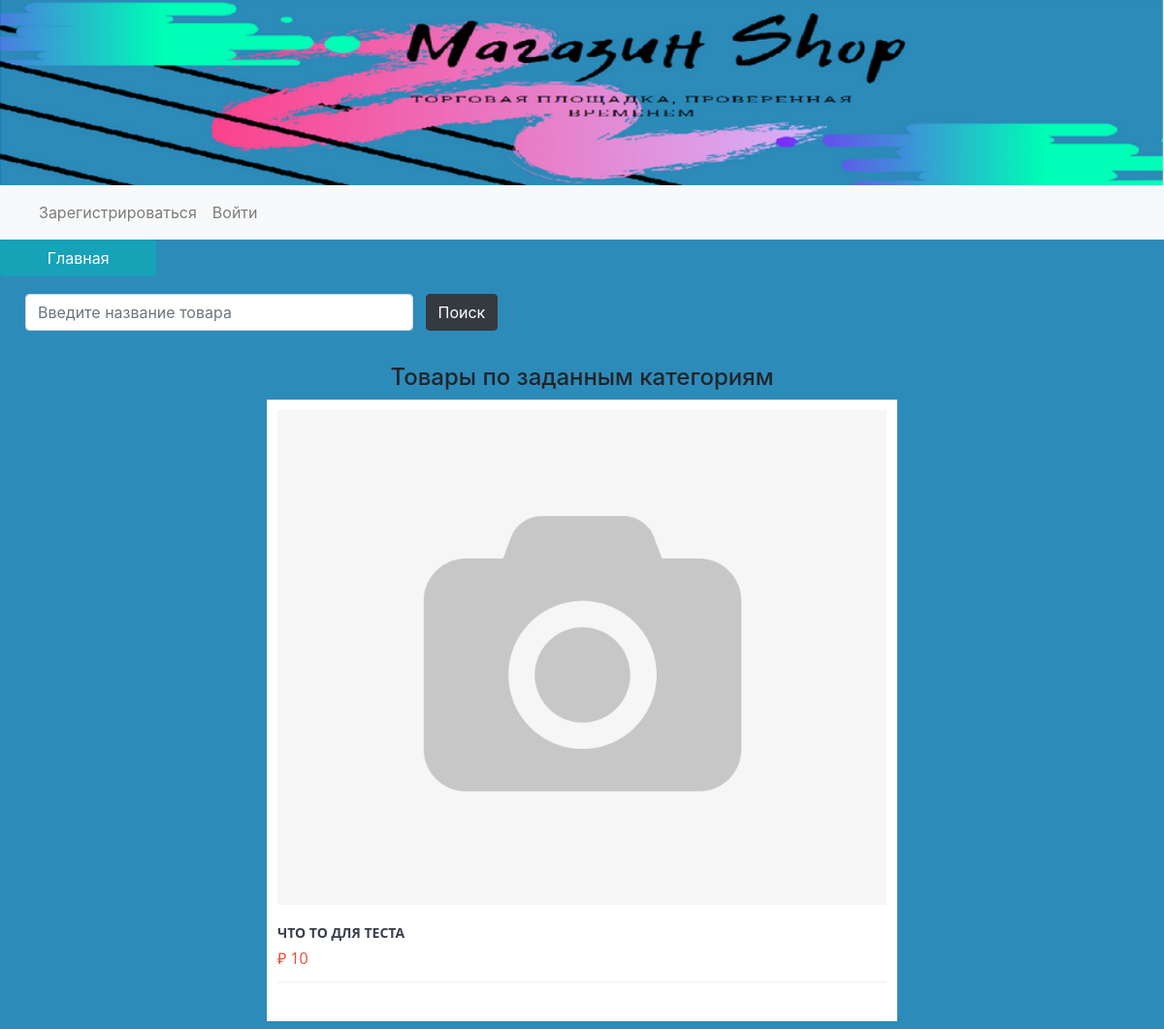
Before: / with the older database file.
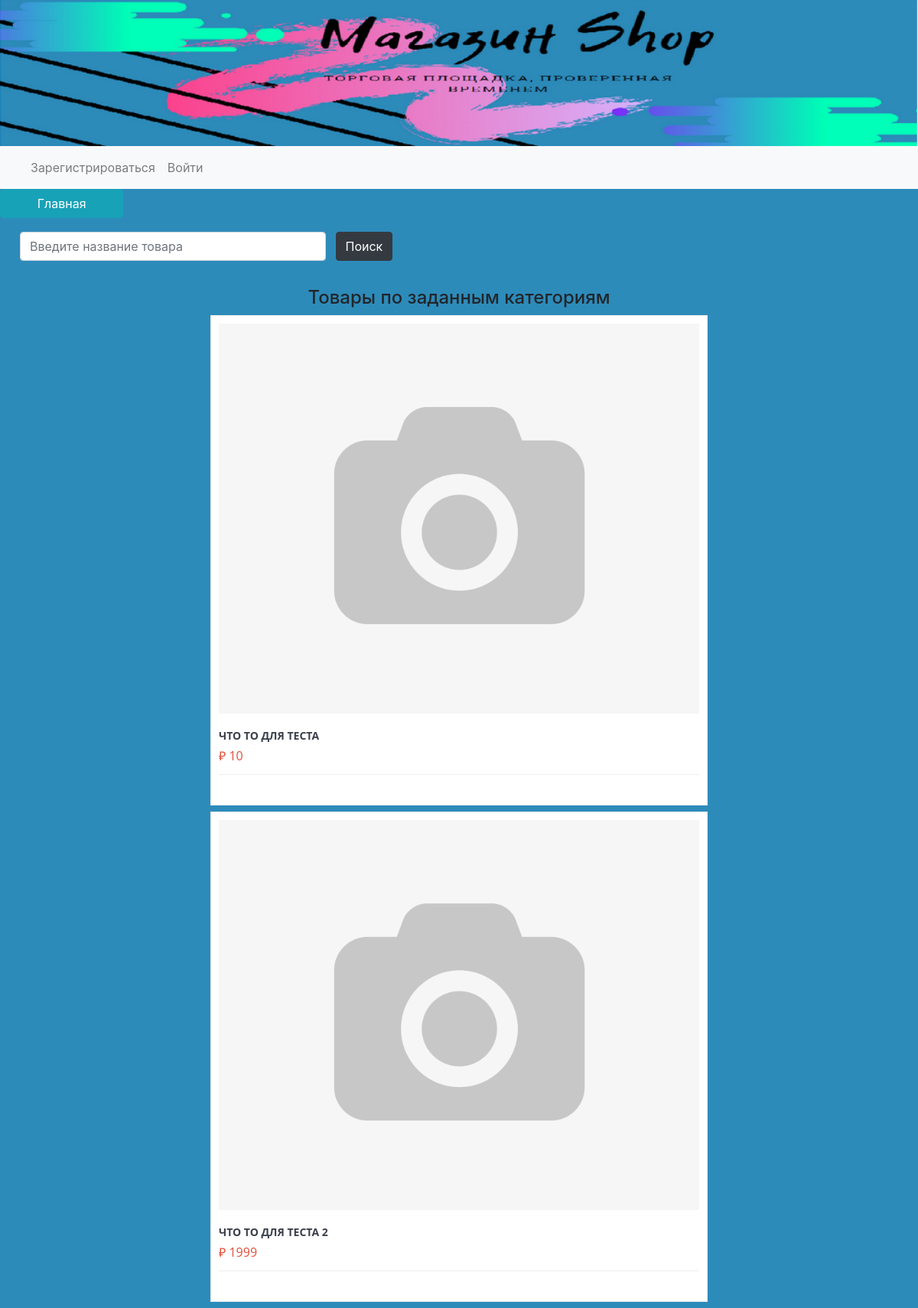
After: the same page with the newer database file.
### data/products.py (models this page shows)
class Product(SqlAlchemyBase, UserMixin):
    __tablename__ = 'products'
    id = sqlalchemy.Column(sqlalchemy.Integer,
                           primary_key=True, autoincrement=True)
    img = sqlalchemy.Column(sqlalchemy.Text, nullable=True)
    price = sqlalchemy.Column(sqlalchemy.Integer, nullable=True)
    desc = sqlalchemy.Column(sqlalchemy.String, nullable=True)
    in_stock = sqlalchemy.Column(sqlalchemy.Boolean, nullable=True)
    user_id = sqlalchemy.Column(sqlalchemy.Integer, sqlalchemy.ForeignKey("users.id"))
    modified_date = sqlalchemy.Column(sqlalchemy.DateTime,
                                      default=datetime.datetime.now)
    user = orm.relation('User')

### main.py (the view)
@app.route('/', methods=['GET', 'POST'])
def default():
    req = ''
    if request.method == 'POST':
        req = ''.join(request.form['req'].split()).lower()
    products = []
    str_indexes = []
    db_session.global_init("db/Shop.db")
    db_sess = db_session.create_session()
    for prd in db_sess.query(Product).all():
        if req in ''.join(prd.desc.split()).lower():
            products.append(prd)
            str_indexes.append(str(prd.id))
    return render_template('index.html', prds=products, size=len(products),
                           str_indexes=str_indexes, add_find=True,
                           head='Товары по заданным категориям', sum=0)

### data/db_session.py (called while the page is built, shortened)
def global_init(db_file):
    global __factory
    if __factory:
        return

def create_session() -> Session:
    global __factory
    return __factory()

### templates/index.html (shortened to what this page needs)
{% extends "base.html" %}
{% block content %}
<link rel="stylesheet" href="static/CSS/product.css">
{% if size == 0 %}
<h4 align="center"> Товары не найдены</h4>
{% else %}
<h4 align="center">{{head}}</h4>
{% for prd in prds %}
<div class="product-item">
    <div class="product-img">
        <a href="">
            <img src="{{ prd.img }}" alt=":(">
        </a>
    </div>
    <div class="product-list">
        <h3>{{ prd.desc }}</h3>
        <span class="price">₽ {{ prd.price }}</span>
        <div class="actions">
        </div>
    </div>
</div>
{% endfor %}
{% endif %}
{% endblock %}

### templates/base.html (shortened to what this page needs)
<!doctype html>
<html lang="en">
<head>
    <link rel="stylesheet"
          href="https://stackpath.bootstrapcdn.com/bootstrap/4.4.1/css/bootstrap.min.css"
>
</head>
<body style="background-color:#2d8bba">
<img src="static/img/title2.PNG" alt=":(" class="responsive" align="center">
<nav class="navbar navbar-expand-lg navbar-light bg-light" style="background-color: #2d8bba;">
    <div class="collapse navbar-collapse" id="navbarNav">
        <ul class="navbar-nav">
            <li class="nav-item active">
                <a class="nav-link" href="#"> <span class="sr-only">(current)</span></a>
            </li>
            {% if current_user.is_authenticated%}
            <li class="nav-item">
                <a class="nav-link" href="/add_product">Добавить товар
                </a>
            </li>
            <li class="nav-item">
                <a class="nav-link" href="/user_sells"> Мои продажи
                </a>
            </li>
            <li class="nav-item">
                <a class="nav-link" href="/user_orders"> Мои заказы
                </a>
            </li>
            <li class="nav-item">
                <a class="nav-link" href="/logout">Выйти из аккаунта</a>
            </li>
            {% else %}
            <li class="nav-item">
                <a class="nav-link" href="/register">Зарегистрироваться</a>
            </li>
            <li class="nav-item">
                <a class="nav-link" href="/login">Войти</a>
            </li>
            {%endif%}
        </ul>
    </div>
</nav>
<div class="btn-group" role="group" aria-label="Basic example" style="background-color:  #2d8bba">
    <a href="/"><button type="button" class="btn btn-info" style="width: 85%">Главная</button></a>
</div>
{% if add_find %}
<nav class="navbar navbar-light" style="background-color: #2d8bba;">
    <form class="form-inline" action="/" name="find_form" method="POST">
        <p align="center">
            <input class="form-control mr-sm-2" type="search" placeholder="Введите название товара" aria-label="Search"
                   name="req" style="width: 400px;">
            <button class="btn btn-dark" type="submit">Поиск</button>
        </p>
    </form>
</nav>
{% endif %}
<main role="main" class="container">
    {% block content %}{% endblock %}
</main>
</body>
</html>

### static/CSS/product.css (style rules this page uses)
* { box-sizing: border-box; }
.product-item { width: 650px; margin: 0 auto; padding: 10px 10px 10px 10px; border: 1px solid #eee; background: white; font-family: "Open Sans"; overflow: hidden; transition: .4s linear; }
.product-img { transition: 1s ease-in-out; }
.product-img img { display: block; width: 100%; }
.product-list { margin-top: 15px; }
.product-list h3 { font-weight: 700; color: #39404B; margin: 0; text-transform: uppercase; font-size: 14px; line-height: 2; }
.price { color: #E34D38; display: block; margin-bottom: 12px; }
.actions { border-top: 1px solid #eee; padding-top: 4px; font-size: 13px; height: 30px; line-height: 30px; }
.actions:after { content: ""; display: table; clear: both; }

### templates/base.html (style rules this page uses)
p { padding: 10px; }
button { margin-right:100px; }
img { width: 100%; }

Changed rows visible on the page:
added Product: img (picture), desc "ЧТО ТО ДЛЯ ТЕСТА 2", price "1999"
